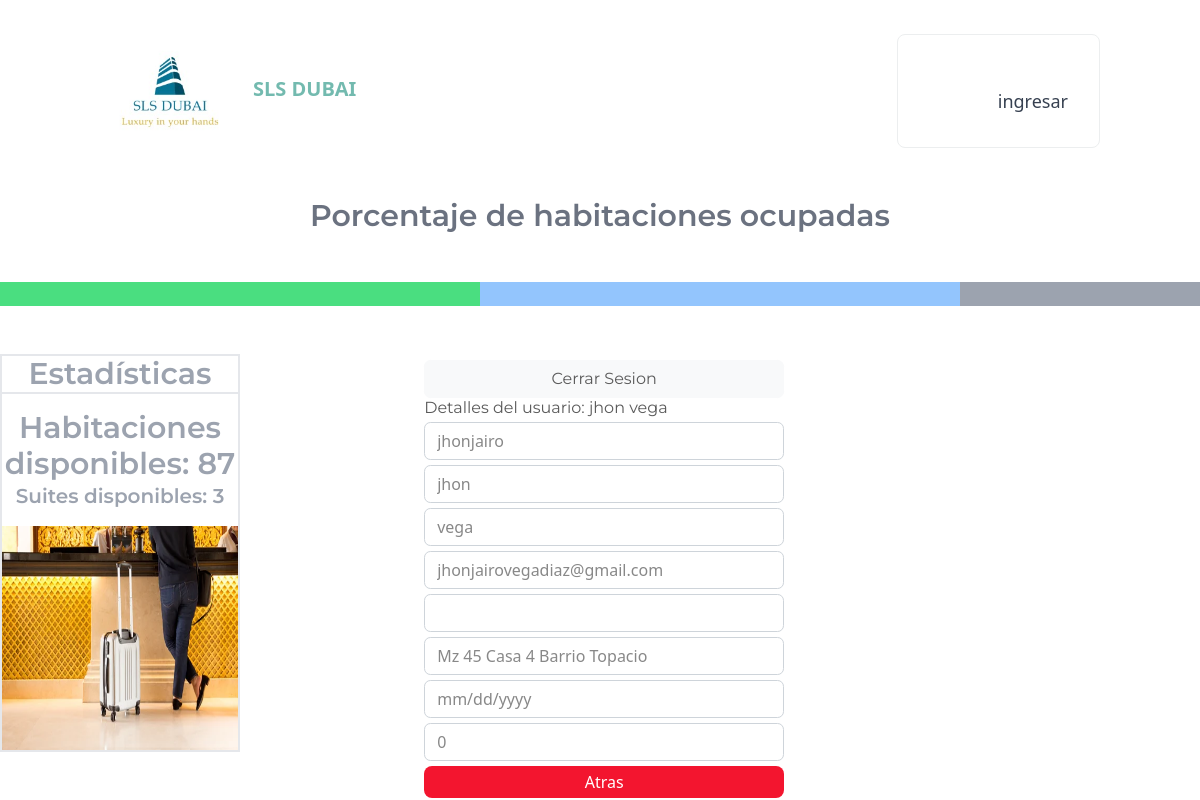
The page /ver/9 on the database its author committed.
### tables this page shows
CREATE TABLE usuarios (id INTEGER NOT NULL CONSTRAINT usuarios_pk PRIMARY KEY AUTOINCREMENT UNIQUE, usuario TEXT UNIQUE NOT NULL, nombre TEXT, apellido TEXT, correo TEXT NOT NULL UNIQUE, celular TEXT DEFAULT 0, direccion TEXT, fecha TEXT, pasword TEXT NOT NULL, super INT DEFAULT (0) NOT NULL);

### app.py (the view)
@app.route('/ver/<int:id>')
def ver(id):
    usuario = scripts.obenter_usuario_id(id)
    return render_template('ver.html', usuario=usuario)

### app.py (called while the page is built)
@app.before_request
def before_request():
    if 'user' not in session and request.endpoint in ['super_menu']:
        return redirect('/')
    elif 'user' not in session and request.endpoint in ['room']:
        return redirect('/')

### db/scripts.py (called while the page is built)
def conexion_bd():
    try:
        conexion = sqlite3.connect(os.path.dirname(os.path.abspath(__file__))+'/basedatos.sqlite')
        return conexion
    except:
        print('Error de conexion bd')

def obenter_usuario_id(id):
    query = "select * from usuarios where id={};".format(id)
    conexion = conexion_bd()
    cursor = conexion.cursor()
    cursor.execute(query)
    usuario = cursor.fetchone()
    conexion.commit()
    conexion.close()
    return usuario

### templates/ver.html
{% extends 'user_main.html' %}
{% block src %}
<link rel="stylesheet" href="{{url_for('static',filename='css/styles.css')}}" />
<link rel="stylesheet" href="{{url_for('static',filename='css/bootstrap.css')}}" />
{% endblock %}
{% block body_user %}
<div class="contenedor">
    <div id="formulario_crear" class="flex flex-col">
    <button class="btn btn-light float-end" id="cerrar_sesion">Cerrar Sesion</button>
    <h3>Detalles del usuario: {{ usuario[2] }} {{ usuario[3] }}</h3>
    <input class="form-control" type="text" name="usuario" id="usuario" readonly="readonly" value="{{usuario[1]}}" >
    <input class="form-control" type="text" name="nombre" id="nombre" readonly="readonly" value="{{usuario[2]}}" >
    <input class="form-control" type="text" name="apellido" id="apellido" readonly="readonly" value="{{usuario[3]}}" >
    <input class="form-control" type="email" name="correo" id="correo" readonly="readonly" value={{usuario[4]}} >
    <input class="form-control" type="number" name="celular" id="celular" readonly="readonly" value={{usuario[5]}} >
    <input class="form-control" type="text" name="direccion" id="direccion" readonly="readonly" value="{{usuario[6]}}" >
    <input class="form-control" type="date" name="fecha_nacimiento" id="fecha_nacimiento" readonly="readonly" value={{usuario[7]}} >
    <input class="form-control" type="number" name="Clase" id="clase" readonly="readonly" value={{usuario[9]}}>
    <button class="bg-[#F3152F] text-white px-6 py-1 rounded-lg" id="cancelar_usuario" onclick="location.href='/editUsers'" >Atras</button>
    </div>
</div>
{% endblock %}

### static/css/main.css (style rules this page uses)
html { line-height: 1.5; -webkit-text-size-adjust: 100%; -moz-tab-size: 4; -o-tab-size: 4; tab-size: 4; font-family: ui-sans-serif, system-ui, -apple-system, BlinkMacSystemFont, "Segoe UI", Roboto, "Helvetica Neue", Arial, "Noto Sans", sans-serif, "Apple Color Emoji", "Segoe UI Emoji", "Segoe UI Symbol", "Noto Color Emoji"; }
body { margin: 0; line-height: inherit; }
h1, h2, h3, h4, h5, h6 { font-size: inherit; font-weight: inherit; }
button, input, optgroup, select, textarea { font-family: inherit; font-size: 100%; font-weight: inherit; line-height: inherit; color: inherit; margin: 0; padding: 0; }
button, select { text-transform: none; }
button, [type='button'], [type='reset'], [type='submit'] { -webkit-appearance: button; background-color: transparent; background-image: none; }
blockquote, dl, dd, h1, h2, h3, h4, h5, h6, hr, figure, p, pre { margin: 0; }
input::placeholder, textarea::placeholder { opacity: 1; color: #9ca3af; }
button, [role="button"] { cursor: pointer; }

### static/css/styles.css (style rules this page uses)
#formulario_crear, #cambiarContraseña { width: 50%; margin-left: auto; margin-right: auto; }
#formulario_crear input { margin-top: 5px; }
#cancelar_usuario, #btn_crear { margin-top: 5px; display: inline-block; }
.lado, .contenedor { display: inline-block; }
.contenedor { width: 60%; margin-left: auto; margin-right: auto; }

### rows shown on the page
usuarios: nombre "jhon", apellido "vega", usuario "jhonjairo", correo "jhonjairovegadiaz@gmail.com", direccion "Mz 45 Casa 4 Barrio Topacio", Clase "0"
